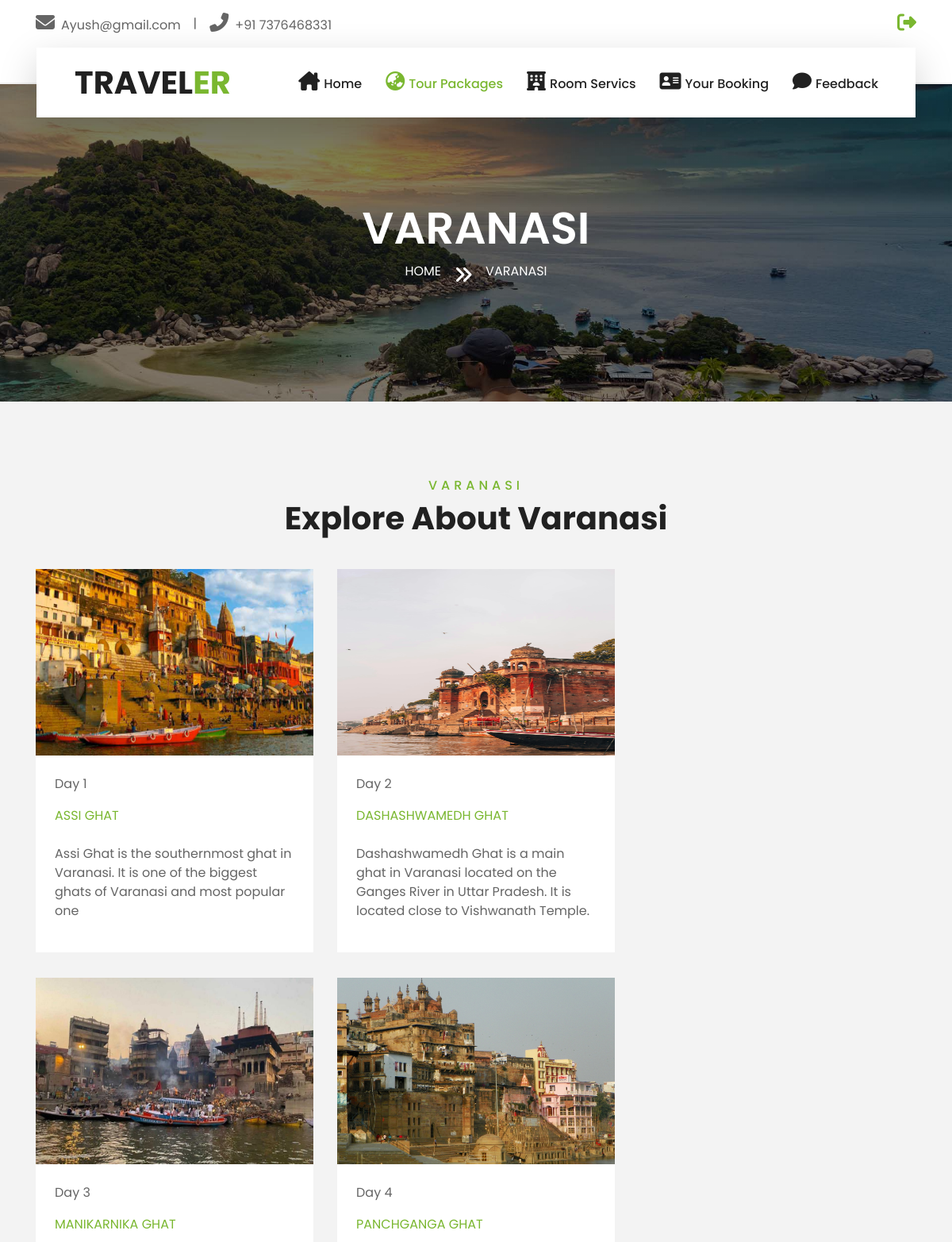
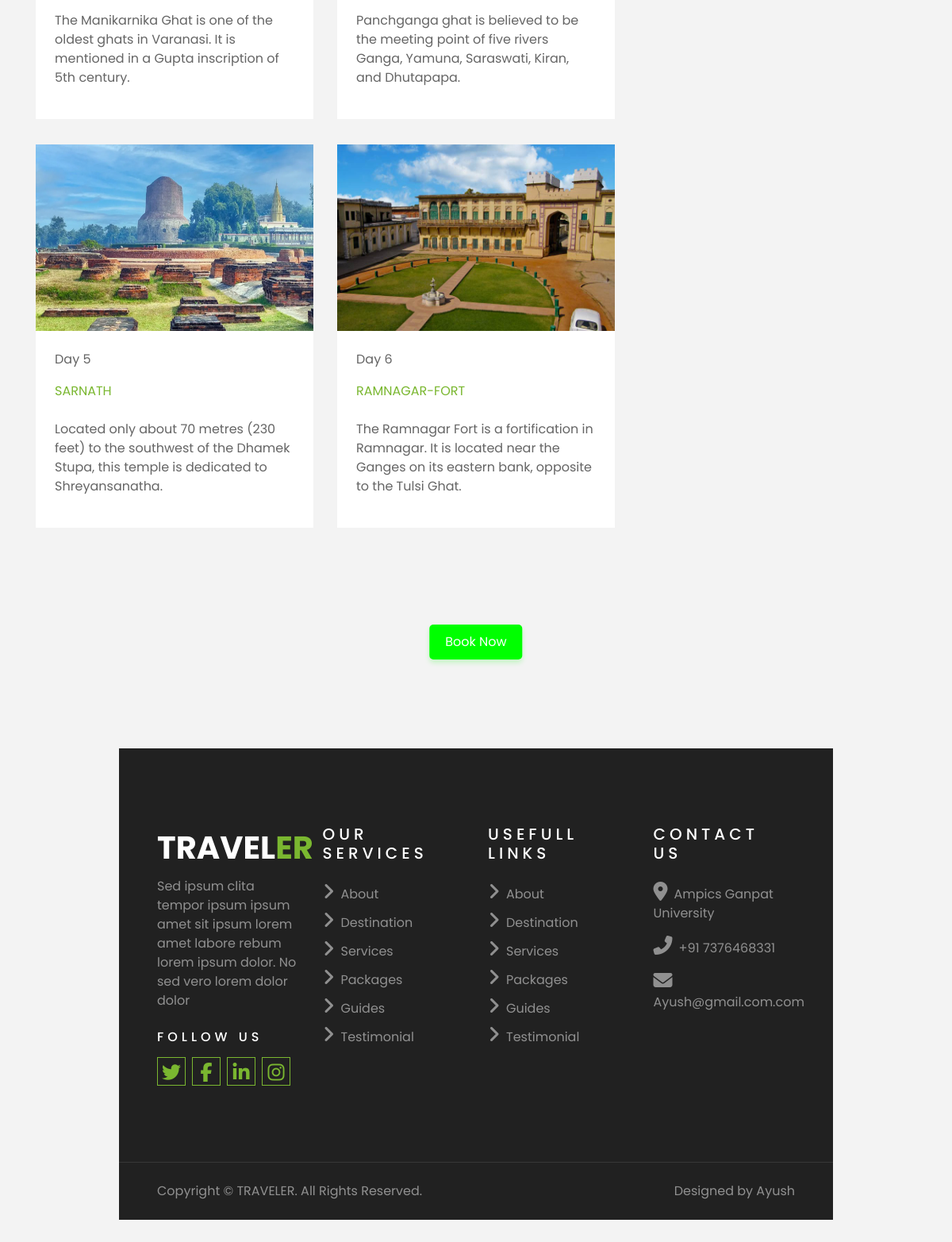
/packagedetail.php?Id=54 (signed in), run on the app's committed database (2 pictures, top to bottom).
### tables this page shows
CREATE TABLE `add_package` (
  `Id` int(11) NOT NULL,
  `dname` varchar(111) NOT NULL,
  `dimage` varchar(111) DEFAULT NULL,
  `pname` varchar(255) NOT NULL,
  `price` varchar(255) NOT NULL,
  `image` varchar(255) NOT NULL,
  `place` varchar(300) NOT NULL,
  `days` varchar(255) NOT NULL,
  `image1` varchar(300) NOT NULL,
  `name1` varchar(255) NOT NULL,
  `description1` varchar(255) NOT NULL,
  `image2` varchar(255) NOT NULL,
  `name2` varchar(255) NOT NULL,
  `description2` varchar(255) NOT NULL,
  `image3` varchar(300) NOT NULL,
  `name3` varchar(255) NOT NULL,
  `description3` varchar(255) NOT NULL,
  `image4` varchar(255) NOT NULL,
  `name4` varchar(255) NOT NULL,
  `description4` varchar(255) NOT NULL,
  `image5` varchar(300) NOT NULL,
  `name5` varchar(300) NOT NULL,
  `description5` varchar(300) NOT NULL,
  `image6` varchar(300) NOT NULL,
  `name6` varchar(300) NOT NULL,
  `description6` varchar(300) NOT NULL,
  `day1` varchar(30) DEFAULT NULL,
  `day2` varchar(30) DEFAULT NULL,
  `day3` varchar(30) DEFAULT NULL,
  `day4` varchar(30) DEFAULT NULL,
  `day5` varchar(30) DEFAULT NULL,
  `day6` varchar(30) DEFAULT NULL,
  `day7` varchar(30) DEFAULT NULL,
  `name7` varchar(200) DEFAULT NULL,
  `image7` varchar(100) DEFAULT NULL,
  `description7` text DEFAULT NULL,
  `day8` varchar(30) DEFAULT NULL,
  `name8` varchar(200) DEFAULT NULL,
  `image8` varchar(100) DEFAULT NULL,
  `description8` text DEFAULT NULL,
  `day9` varchar(30) DEFAULT NULL,
  `name9` varchar(200) DEFAULT NULL,
  `image9` varchar(100) DEFAULT NULL,
  `description9` text DEFAULT NULL,
  `day10` varchar(30) DEFAULT NULL,
  `name10` varchar(200) DEFAULT NULL,
  `image10` varchar(100) DEFAULT NULL,
  `description10` text DEFAULT NULL,
  `day11` varchar(30) DEFAULT NULL,
  `name11` varchar(200) DEFAULT NULL,
  `image11` varchar(100) DEFAULT NULL,
  `description11` text DEFAULT NULL,
  `day12` varchar(30) DEFAULT NULL,
  `name12` varchar(200) DEFAULT NULL,
  `image12` varchar(100) DEFAULT NULL,
  `description12` text DEFAULT NULL
);

### packagedetail.php (the view, shortened to what the rows shown need)
<!DOCTYPE html>
<html lang="en">
<head>
    <link href="https://cdnjs.cloudflare.com/ajax/libs/font-awesome/5.10.0/css/all.min.css" rel="stylesheet">
    <link href="lib/owlcarousel/assets/owl.carousel.min.css" rel="stylesheet">
    <link href="lib/tempusdominus/css/tempusdominus-bootstrap-4.min.css" rel="stylesheet" />
    <link href="css/style.css" rel="stylesheet">
    <link href="css/style-btn.css" rel="stylesheet">
</head>
<body>
    <div class="container-fluid bg-light pt-3 d-none d-lg-block">
        <div class="container">
        </div>
    </div>
    <div class="container-fluid position-relative nav-bar p-0">
        <div class="container-lg position-relative p-0 px-lg-3" style="z-index: 9;">
            <nav class="navbar navbar-expand-lg bg-light navbar-light shadow-lg py-3 py-lg-0 pl-3 pl-lg-5">
                <a href="user.php" class="navbar-brand">
                    <h1 class="m-0 text-primary"><span class="text-dark">TRAVEL</span>ER</h1>
                </a>
            </nav>
        </div>
    </div>
    <?php
    include('connection.php');
    if (isset($_GET['Id'])) {
        $query = "SELECT * FROM add_package where Id =" . $_GET['Id'];
        $query_run = mysqli_query($conn, $query);
        if ($query_run) {
            $check_package = mysqli_num_rows($query_run) > 0;
            if ($check_package) {
                while ($row = mysqli_fetch_assoc($query_run)) {
    ?>
                    <div class="container-fluid page-header">
                        <div class="container">
                            <div class="d-flex flex-column align-items-center justify-content-center" style="min-height: 400px">
                                <h3 class="display-4 text-white text-uppercase"><?php echo $row['place']; ?></h3>
                                <div class="d-inline-flex text-white">
                                    <p class="m-0 text-uppercase"><a class="text-white" href="">Home</a></p>
                                    <i class="fa fa-angle-double-right pt-1 px-3"></i>
                                    <p class="m-0 text-uppercase"><?php echo $row['place']; ?></p>
                                </div>
                            </div>
                        </div>
                    </div>
                    <div class="container-fluid py-5">
                        <div class="container py-5">
                            <div class="text-center mb-3 pb-3">
                                <h6 class="text-primary text-uppercase" style="letter-spacing: 5px;"><?php echo $row['place']; ?></h6>
                                <h1>Explore About <?php echo $row['place']; ?></h1>
                            </div>
                            <div class="row">
                                <div class="col-lg-8">
                                    <div class="row pb-3">
                                        <?php if (!empty($row['name1'])) { ?>
                                            <div class="col-md-6 mb-4 pb-2">
                                                <div class="blog-item">
                                                    <?php if (!empty(trim($row['image1']))) { ?>
                                                        <div class="position-relative">
                                                            <img class="img-fluid w-100" src="./img/<?php echo trim($row['image1']); ?>" alt="Network Error" style="width: 500px; height: 235px;">
                                                        </div>
                                                    <?php } ?>
                                                    <div class="bg-white p-4">
                                                        <p><?php echo $row['day1']; ?></p>
                                                        <div class="d-flex mb-2">
                                                            <p class="text-primary text-uppercase text-decoration-none"><?php echo $row['name1']; ?></p>
                                                        </div>
                                                        <p><?php echo $row['description1']; ?></p>
                                                    </div>
                                                </div>
                                            </div>
                                        <?php } ?>
                                        <?php if (!empty($row['name2'])) { ?>
                                            <div class="col-md-6 mb-4 pb-2">
                                                <div class="blog-item">
                                                    <?php if (!empty(trim($row['image2']))) { ?>
                                                        <div class="position-relative">
                                                            <img class="img-fluid w-100" src="./img/<?php echo trim($row['image2']); ?>" alt="Network Error" style="width: 500px; height: 235px;">
                                                        </div>
                                                    <?php } ?>
                                                    <div class="bg-white p-4">
                                                        <p><?php echo $row['day2']; ?></p>
                                                        <div class="d-flex mb-2">
                                                            <p class="text-primary text-uppercase text-decoration-none"><?php echo $row['name2']; ?></p>
                                                        </div>
                                                        <p><?php echo $row['description2']; ?></p>
                                                    </div>
                                                </div>
                                            </div>
                                        <?php } ?>
                                        <?php if (!empty($row['name3'])) { ?>
                                            <div class="col-md-6 mb-4 pb-2">
                                                <div class="blog-item">
                                                    <?php if (!empty(trim($row['image3']))) { ?>
                                                        <div class="position-relative">
                                                            <img class="img-fluid w-100" src="./img/<?php echo trim($row['image3']); ?>" alt="Network Error" style="width: 500px; height: 235px;">
                                                        </div>
                                                    <?php } ?>
                                                    <div class="bg-white p-4">
                                                        <p><?php echo $row['day3']; ?></p>
                                                        <div class="d-flex mb-2">
                                                            <p class="text-primary text-uppercase text-decoration-none"><?php echo $row['name3']; ?></p>
                                                        </div>
                                                        <p><?php echo $row['description3']; ?></p>
                                                    </div>
                                                </div>
                                            </div>
                                        <?php } ?>
                                        <?php if (!empty($row['name4'])) { ?>
                                            <div class="col-md-6 mb-4 pb-2">
                                                <div class="blog-item">
                                                    <?php if (!empty($row['image4'])) { ?>
                                                        <div class="position-relative">
                                                            <img class="img-fluid w-100" src="./img/<?php echo trim($row['image4']); ?>" alt="Network Error" style="width: 500px; height: 235px;">
                                                        </div>
                                                    <?php } ?>
                                                    <div class="bg-white p-4">
                                                        <p><?php echo $row['day4']; ?></p>
                                                        <div class="d-flex mb-2">
                                                            <p class="text-primary text-uppercase text-decoration-none"><?php echo $row['name4']; ?></p>
                                                        </div>
                                                        <p><?php echo $row['description4']; ?></p>
                                                    </div>
                                                </div>
                                            </div>
                                        <?php } ?>
                                        <?php if (!empty($row['name5'])) { ?>
                                            <div class="col-md-6 mb-4 pb-2">
                                                <div class="blog-item">
                                                    <?php if (!empty($row['image5'])) { ?>
                                                        <div class="position-relative">
                                                            <img class="img-fluid w-100" src="./img/<?php echo trim($row['image5']); ?>" alt="Network Error" style="width: 500px; height: 235px;">
                                                        </div>
                                                    <?php } ?>
                                                    <div class="bg-white p-4">
                                                        <p><?php echo $row['day5']; ?></p>
                                                        <div class="d-flex mb-2">
                                                            <p class="text-primary text-uppercase text-decoration-none"><?php echo $row['name5']; ?></p>
                                                        </div>
                                                        <p><?php echo $row['description5']; ?> </p>
                                                    </div>
                                                </div>
                                            </div>
                                        <?php } ?>
                                        <?php if (!empty($row['name6'])) { ?>
                                            <div class="col-md-6 mb-4 pb-2">
                                                <div class="blog-item">
                                                    <?php if (!empty($row['image4'])) { ?>
                                                        <div class="position-relative">
                                                            <img class="img-fluid w-100" src="./img/<?php echo trim($row['image6']); ?>" alt="Network Error" style="width: 500px; height: 235px;">
                                                        </div>
                                                    <?php } ?>
                                                    <div class="bg-white p-4">
                                                        <p><?php echo $row['day6']; ?></p>
                                                        <div class="d-flex mb-2">
                                                            <p class="text-primary text-uppercase text-decoration-none"><?php echo $row['name6']; ?></p>
                                                        </div>
                                                        <p><?php echo $row['description6']; ?></p>
                                                    </div>
                                                </div>
                                            </div>
                                        <?php } ?>
                                    </div>
                                </div>
                <?php
                }
            }
        }
    } else {
        echo "no record found";
    }
                ?>
                            </div>
                        </div>
                    </div>
                    <a href="package-booking.php?pID=<?php echo $_GET['Id']; ?>"> <button class="neon-button">Book Now</button> </a>
                    <div class="container-fluid bg-dark text-white-50 py-5 px-sm-3 px-lg-5" style="margin-top: 90px; width:75vw;">
                        <div class="row pt-5">
                            <div class="col-lg-3 col-md-6 mb-5">
                                <a href="" class="navbar-brand">
                                    <h1 class="text-primary"><span class="text-white">TRAVEL</span>ER</h1>
                                </a>
                            </div>
                        </div>
                    </div>
                    <div class="container-fluid bg-dark text-white border-top py-4 px-sm-3 px-md-5" style="border-color: rgba(256, 256, 256, .1) !important; width:75vw; margin-bottom:80px;">
                        <div class="row">
                        </div>
                    </div>
</body>
</html>

### data on the page
add_package: place "VARANASI", place "Varanasi", image1 (picture), day1 "Day 1", name1 "ASSI GHAT", description1 "Assi Ghat is the southernmost ghat in Varanasi. It is one of the biggest ghats of Varanasi and most popular one", image2 (picture), day2 "Day 2", name2 "DASHASHWAMEDH GHAT", description2 "Dashashwamedh Ghat is a main ghat in Varanasi located on the Ganges River in Uttar Pradesh. It is located close to Vishwanath Temple.", image3 (picture), day3 "Day 3", name3 "MANIKARNIKA GHAT", description3 "The Manikarnika Ghat is one of the oldest ghats in Varanasi. It is mentioned in a Gupta inscription of 5th century.", image4 (picture), day4 "Day 4", name4 "PANCHGANGA GHAT", description4 "Panchganga ghat is believed to be the meeting point of five rivers Ganga, Yamuna, Saraswati, Kiran, and Dhutapapa.", image5 (picture), day5 "Day 5", name5 "SARNATH", description5 "Located only about 70 metres (230 feet) to the southwest of the Dhamek Stupa, this temple is dedicated to Shreyansanatha.", image6 (picture), day6 "Day 6", name6 "RAMNAGAR-FORT", description6 "The Ramnagar Fort is a fortification in Ramnagar. It is located near the Ganges on its eastern bank, opposite to the Tulsi Ghat."
